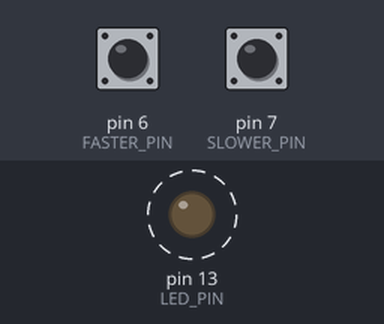
A sketch run on a simulated Arduino Uno, built with avr-gcc and run on an emulated ATmega328P. Parts: output pins drawn as LEDs (lit = HIGH). Dashed ring = blinking. The test bench sets the inputs (shaded band); at power-on: pin 6 (FASTER_PIN) HIGH, pin 7 (SLOWER_PIN) HIGH. What the sketch prints to the serial monitor is not drawn.

Above: at 1.2 s.
1.3 s: pin 6 (FASTER_PIN) pulled LOW for 0.15 s
Timing chart, 0 to 10.3 s (numbered marks = the images above; inputs shaded):
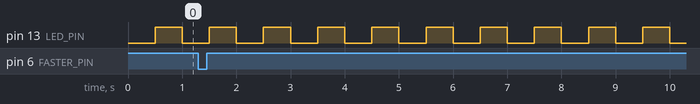

The sketch:

lab2-starter.ino
```cpp
// lab2-starter.ino: Lab work 2. Fill in the two TODOs.
// LED on pin 13 (the on-board one is enough), buttons between pin 6 / pin 7 and GND.

const int LED_PIN = 13;
const int FASTER_PIN = 6;
const int SLOWER_PIN = 7;

unsigned long interval = 500;        // ms between toggles
unsigned long lastToggle = 0;
int lastFaster = HIGH;
int lastSlower = HIGH;

void setup() {
  pinMode(LED_PIN, OUTPUT);
  pinMode(FASTER_PIN, INPUT_PULLUP);
  pinMode(SLOWER_PIN, INPUT_PULLUP);
  Serial.begin(9600);
}

void loop() {
  // Blink without delay(), so the buttons are read on every pass
  if (millis() - lastToggle >= interval) {
    lastToggle = millis();
    digitalWrite(LED_PIN, !digitalRead(LED_PIN));
  }

  int faster = digitalRead(FASTER_PIN);
  if (lastFaster == HIGH && faster == LOW) {
    // TODO 1: make interval 100 shorter, but never below 100
    Serial.println(interval);
    delay(50);
  }
  lastFaster = faster;

  int slower = digitalRead(SLOWER_PIN);
  if (lastSlower == HIGH && slower == LOW) {
    // TODO 2: make interval 100 longer, but never above 1000
    Serial.println(interval);
    delay(50);
  }
  lastSlower = slower;
}
```

Measured:
- by itself, pin 13 (LED_PIN): alternates HIGH for 0.50 s and LOW for 0.50 s
